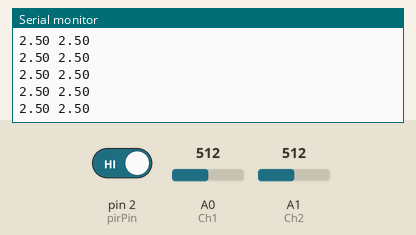
This sketch was run on a simulated Arduino Uno, built with avr-gcc and run on an emulated ATmega328P. On the bench: the last lines printed to the serial monitor. The inputs (shaded band) are chosen by the test bench; at power-on: A0 (Ch1) = 512, A1 (Ch2) = 512, pin 2 (pirPin) HIGH.

Above: at 1.2 s.
1.3 s: A0 (Ch1) set to 716
At 1.32 s:
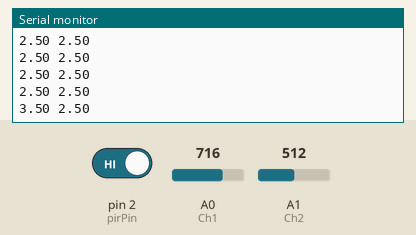
2.8 s: A1 (Ch2) set to 716
At 2.83 s:
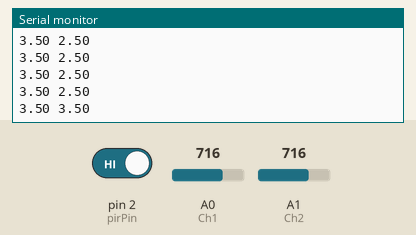
4.3 s: A0 (Ch1) set to 900
At 4.35 s:
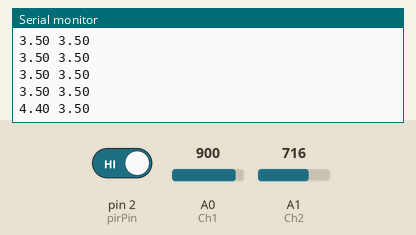
5.8 s: A1 (Ch2) set to 900
At 5.86 s:
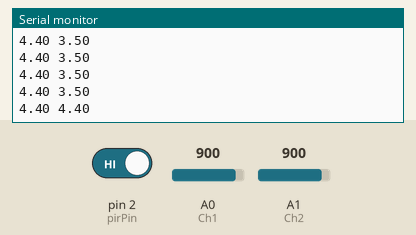
Timing chart, 0 to 8.3 s (numbered marks = the images above; inputs shaded):
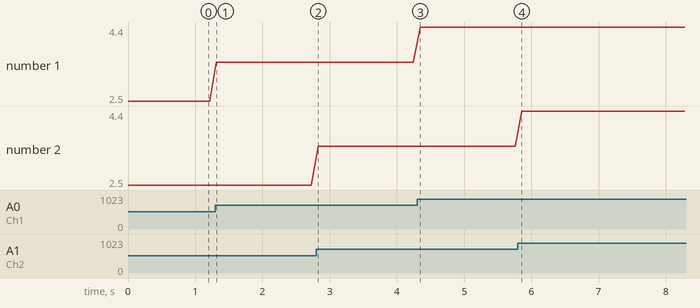

The sketch:

pirStatus.ino
```cpp
#define Ch1 0
#define Ch2 1

int pirPin = 2;

void setup()  {
   Serial.begin(9600);
   pinMode(pirPin, INPUT);
}

void loop(){
   int pirVal = digitalRead(pirPin);
   int val1 = analogRead(Ch1);
   int val2 = analogRead(Ch2);
   float v1 = val1*5.0/1023;
   float v2 = val2*5.0/1023;

   if(pirVal == LOW){
     // Do Nothing
   }

   Serial.print(v1);
   Serial.print(" ");
   Serial.println(v2);
   // Serial.println(v1);
   delay(100);
}
```

Measured:
- after the input at 1.3 s, the serial monitor: prints a new line at once (image 1)
- after the input at 2.8 s, the serial monitor: prints a new line at once (image 2)
- after the input at 4.3 s, the serial monitor: prints a new line at once (image 3)
- after the input at 5.8 s, the serial monitor: prints a new line after 0.06 s (image 4)
- plotted number 1: 2.5 → 3.5 after the input at 1.3 s, 3.5 → 4.4 after the input at 4.3 s
